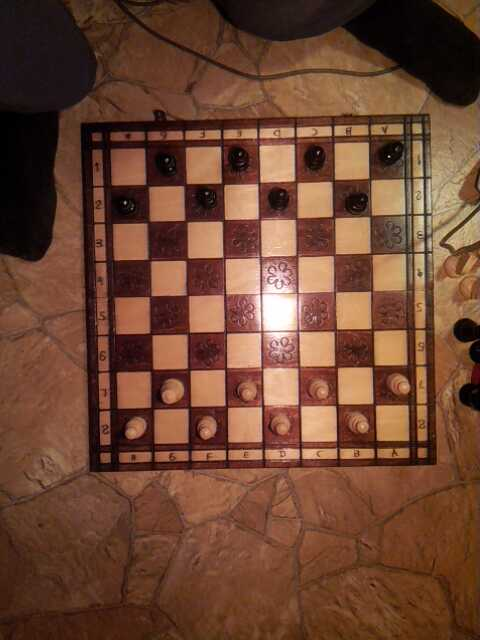
#> input picture Image/BW.jpg, 480 x 640 px
$ python -i splitBoard.py   (imports and definitions only)   (Python 2 division)   (older library calls are emulated)
#> lines starting #> are read from the running program, lines starting #| are printed output that depends on the picture; after the words box and inside, x2 and y2 are one past the last pixel; in counts of white or black regions, pixels touching at a corner belong together
#> further down, picture is the input picture: shape (640, 480, 3); mean B, G, R 49.9, 69.5, 109.4
### Game/basicStructs.py
import copy

import NXTprotocol.nxt as nxt


class Field:
    EMPTY = 0
    HU = 1
    HU_KING = 2
    AI = 3
    AI_KING = 4
    x = 0
    y = 0

    def __init__(self, pos):
        self.x = pos[0]
        self.y = pos[1]

    def __str__(self):
        return str([self.x, self.y])


boardCoords = [[x, y] for x in xrange(8) for y in xrange(8)]
nullPos = [-1, -1]
AIkingPos = [-2, -2]
HUkingPos = [-3, -3]


# [27 lines left out: functions humanFigure, AIFigure, gamer, empty, not called in this run]


class Board:
    Fields = []

    def __init__(self):
        self.Fields = [[Field.EMPTY for i in range(0, 8)] for j in range(0, 8)]

    # [8 lines left out: function __repr__, not called in this run]

    def set(self, x, y, what):
        self[x, y] = what

    def copy(self):
        return copy.deepcopy(self)

    def __getitem__(self, key):
        return self.Fields[key[0]][key[1]]

    def __setitem__(self, key, val):
        self.Fields[key[0]][key[1]] = val

    # [122 lines left out: functions swapSides, executeMove, possibleMoves, gameWon, equal, correctHumanMove and 2 more, not called in this run]


class Shift:
    src = Field([-2, -2])
    dst = Field([-2, -2]) #dummy constants

    # [4 lines left out: function __init__, not called in this run]

    def __repr__(self):
        return "\n(" + str(self.src) + " -> " + str(self.dst) + ")"

# [28 lines left out: functions fieldToString, movesListToString, send_moves_list, not called in this run]


class Move:
    moveList = []
    #def __init__(self, moves):
    #moveList.append(Shift(
    def add(self, s):
        self.moveList.append(s)


def addToList(_list, _num):
    return [x + _num for x in _list]


# [55 lines left out: functions kingBeats, kingBeatsHelper, kingMoves, not called in this run]


pawnBeatsTable = []


# [61 lines left out: functions pawnBeats, pawnBeatsHelper, pawnMoves, not called in this run]


# [2 lines that do not run on import are left out]

### Image/splitBoard.py
import cv2
import copy
import sys
import os
import numpy as np

sys.path.append("../Game")
import basicStructs as BS


class Field:
    # [4 lines left out: function __init__, not called in this run]


MousePoints = []


# [6 lines left out: function show_image, not called in this run]


class ImageProcess:
    def __init__(self):
        self.param1 = 70
        self.param2 = 15
        self.fields1 = self.fields2 = []
        self.FieldTable = [[1 for j in xrange(8)] for i in xrange(8)]
        # [todo] - do sth with treshold
        self.Threshold = [[0, 168.6261111111111, 0, 172.33210059171597, 0, 217.72415844838923, 0, 200],
                          [187.78032544378698, 0, 187.92987179487179, 0, 200.40472647392289, 0, 172.39933658374594, 0],
                          [0, 209.38461538461539, 0, 204.87850817718606, 0, 189.74725714990137, 0, 171.61686390532543],
                          [200, 0, 208.26701183431953, 0, 198.93121301775147, 0, 298.09615384615387, 0],
                          [0, 189.03825021132715, 0, 211.66642011834318, 0, 210.86545138888889, 0, 204.1508875739645],
                          [160.65898593165076, 0, 199.6301775147929, 0, 282.01529113247864, 0, 336.66124260355031, 0],
                          [0, 174.03994082840237, 0, 188.14557797971258, 0, 339.61908284023667, 0, 302.1010600907029],
                          [165.08341551610783, 0, 216.80029585798817, 0, 177.81878698224853, 0, 177.77144970414201,
                           0]]#[[0 for i in xrange(8)] for j in xrange(8)]
        self.splitPoints = [[481, 294], [861, 308], [467, 672], [847, 689]]

    # [9 lines left out: function calibratation, not called in this run]

    def addToCalibrate(self, img):
        self.loadImage(img)
        self.imageSplit()
        result = [[0 for i in xrange(8)] for j in xrange(8)]
        for i in xrange(8):
            for j in xrange(8):
                if (i + j) % 2 == 1:
                    #print [i, j]
                    self.Threshold[i][j] += (self.searchForPawn(self.FieldTable[i][j], [i, j], True) / 2.0)
        print self.Threshold


    def loadImage(self, image):
        self.img = image

    # [23 lines left out: functions mouseEvent, calibrate_board, not called in this run]

    def imageSplit(self):
        if len(self.splitPoints) != 4:
            print "Board not detected!"
            sys.exit(0)
        rows, cols, ch = self.img.shape
#> rows = 640; cols = 480; ch = 3
        pts1 = np.float32(self.splitPoints)
        pts2 = np.float32([[0, 0], [600, 0], [0, 600], [600, 600]])
        M = cv2.getPerspectiveTransform(pts1, pts2)
        self.trimmed = cv2.warpPerspective(self.img, M, (600, 600))
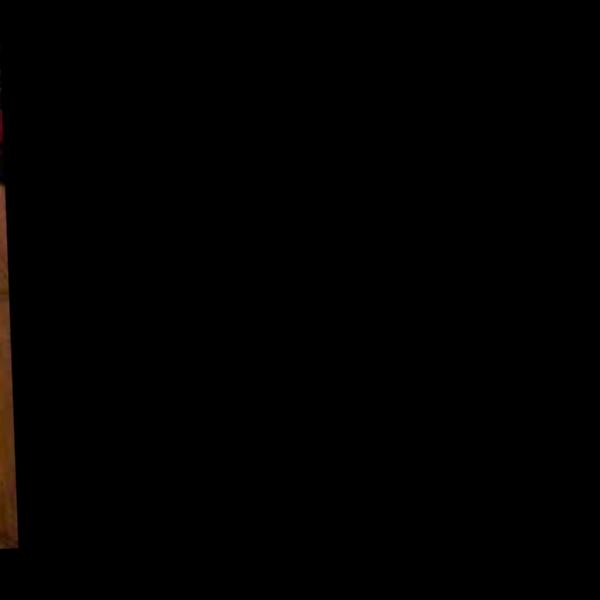
#> self.trimmed: shape (600, 600, 3); mean B, G, R 0.3, 0.6, 1.1
        points = []
        for i in range(1, 602, 75):
            for j in range(1, 602, 75):
                points.append([j, i])
        dic = {}
        for i in range(0, 9):
            for j in range(0, 9):
                dic[i, j] = points[9 * i + j]

        for i in xrange(8):
            for j in xrange(8):
                if (i + j) % 2 == 1:
                    x1 = dic[i, j][0]
                    y1 = dic[i, j][1]
                    x2 = dic[i + 1, j + 1][0]
                    y2 = dic[i + 1, j + 1][1]
                    self.FieldTable[i][j] = self.trimmed[y1:y2, x1:x2]
#> after the loop, self.FieldTable = 8 items
        for i in xrange(8):
            for j in xrange(8):
                x1 = dic[i, j][0]
                y1 = dic[i, j][1]
                x2 = dic[i + 1, j + 1][0]
                y2 = dic[i + 1, j + 1][1]
                cv2.circle(self.trimmed, (x1, y1), 2, (0, 0, 255))
                cv2.circle(self.trimmed, (x2, y2), 2, (0, 0, 255))
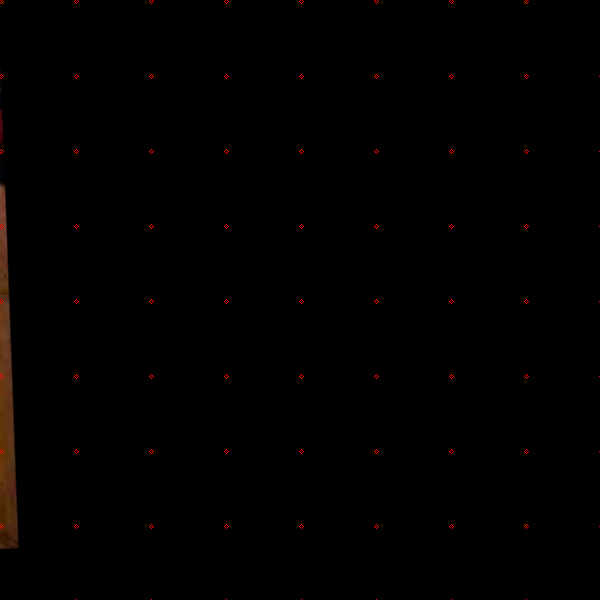
#> self.trimmed: shape (600, 600, 3); 0.14% of pixels changed, all inside (x1, y1, x2, y2) = (0, 0, 600, 600)

    # [34 lines left out: function frame_table, not called in this run]

    def searchForPawn(self, img, pos, returnColorValue=False):
        """function returns:
        0 - no figure
        1 - white
        -1 - black"""
        #global img
        #img2 = cv2.imread(r"C:\Users\rexina\Dropbox\AGH\MiTP\cz.jpg")
        img2 = cv2.cvtColor(img, cv2.COLOR_BGR2GRAY)
        img2 = cv2.medianBlur(img2, 7)
        #cimg = cv2.cvtColor(img,cv2.COLOR_GRAY2BGR)
        edges = cv2.GaussianBlur(img2, (3, 3), 0)
        edges = cv2.Canny(edges, 50, 100)

        x, dst = cv2.threshold(img2, 50, 255, cv2.THRESH_BINARY)
        #show_image(dst)
        #show_image(edges)

        circles = cv2.HoughCircles(edges, cv2.cv.CV_HOUGH_GRADIENT, 1, 20,
                                   param1=70,
                                   param2=20,
                                   minRadius=10,
                                   maxRadius=0)

        #print circles
        if circles is None or len(circles[0]) > 1:
            #print "NO_PAWN"
            return 0

        circles = np.uint16(np.around(circles))
        i = circles[0][0]

        d = int(i[2] / 1.6)
        x = i[0]
        y = i[1]
        cv2.rectangle(img, (x - d, y - d), (x + d, y + d), (0, 255, 0))
        sums = [0.0, 0.0, 0.0]
        divi = 0
        for row in dst[x - d:x + d, y - d:y + d]:
            for px in row:
                sums += px
                divi += 1

                #if divi != 0: sum = [i/divi for i in sum]
        try:
            sums /= divi
        except TypeError:
            print circles

        #print "|!!!| ", sums, divi

        suma = sums[0] + sums[1] + sums[2]
        #print "KOLOR: ",suma

        if returnColorValue:
            return suma
            #print pos," -> ",suma,"\t|\t",self.Threshold[pos[0]][pos[1]]
        #print "suma =",suma
        if suma > 700:#self.Threshold[pos[0]][pos[1]]:
            #print "WHITE PAWN"
            cv2.circle(img, (i[0], i[1]), i[2], (0, 255, 0), 2)
            cv2.circle(img, (i[0], i[1]), 2, (0, 0, 255), 3)

        else:
            #print "BLACK PAWN"
            cv2.circle(img, (i[0], i[1]), i[2], (0, 0, 255), 2)
            cv2.circle(img, (i[0], i[1]), 2, (0, 0, 255), 3)

        #cv2.imshow('detected circles', img)
        #cv2.waitKey(0)
        #cv2.destroyAllWindows()

        if suma > 700:##self.Threshold[pos[0]][pos[1]]:
            return 1
        else:
            return -1


drawing = False
ix = iy = 0


# [4 lines left out: function take_photo, not called in this run]


# [29 lines not run here, left out]

>>> import cv2
>>> picture = cv2.imread('BW.jpg')
>>> result = ImageProcess().addToCalibrate(picture)
#> the loop in addToCalibrate, `for i in xrange(8):` made 8 passes
#> pass 1, in searchForPawn, `img2 = cv2.cvtColor(img, cv2.COLOR_BGR2GRAY)`:
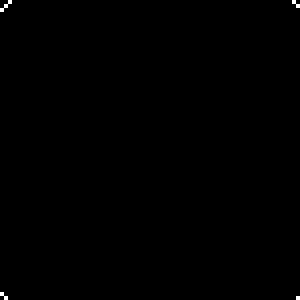
#> img2: shape (75, 75) (shown 4 times larger); values 0 (black) and 76 (white), 0.14% white in thin lines or dots
#> (printed output is left out)

$ run again, on Image/b - Copy.jpg
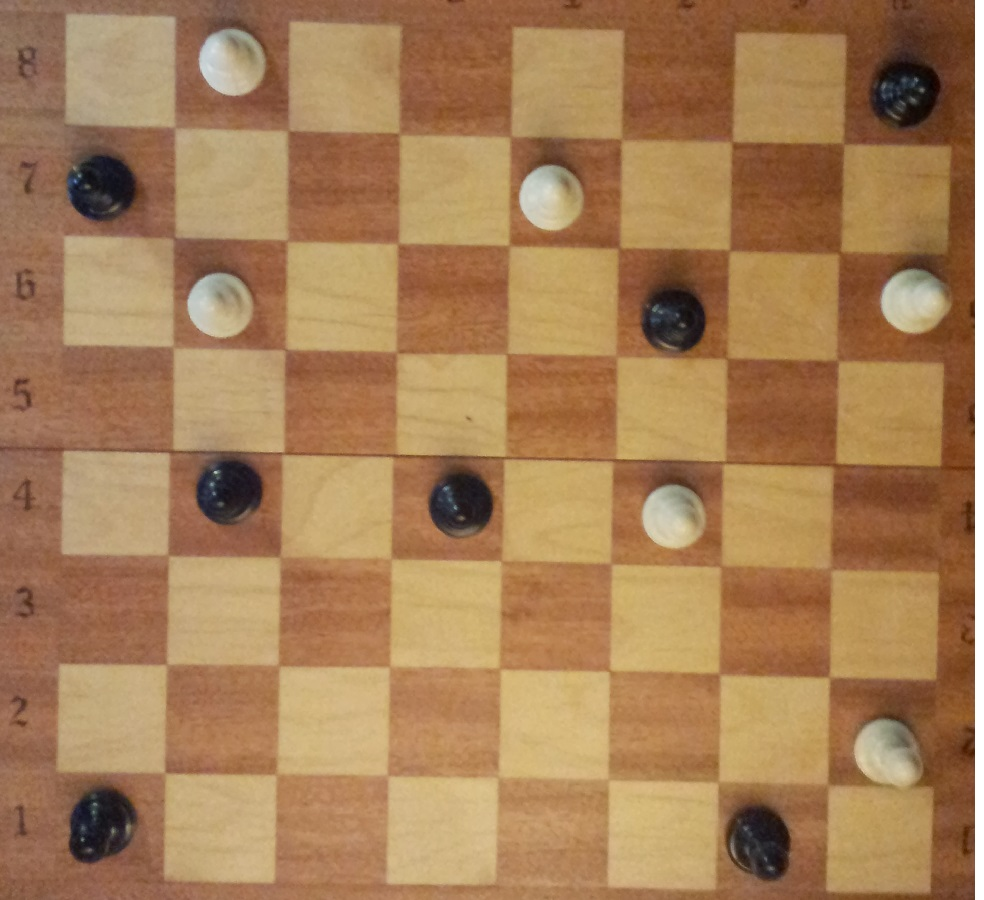
#> input picture Image/b - Copy.jpg, 984 x 900 px
#> picture is the input picture: shape (900, 984, 3); mean B, G, R 86.7, 127.3, 166.8
#> after the loop in imageSplit, `for i in xrange(8):`: self.FieldTable = 8 items
#> after the loop in imageSplit, `for i in xrange(8):`:
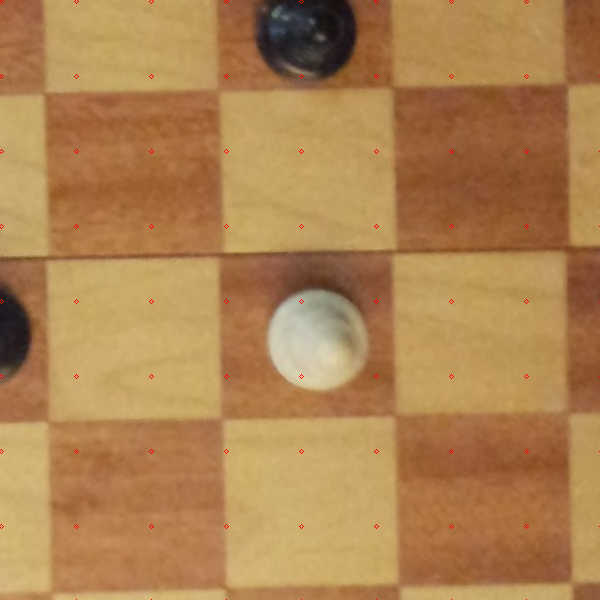
#> self.trimmed: shape (600, 600, 3); mean B, G, R 81.1, 131, 174.6
#> the loop in addToCalibrate, `for i in xrange(8):` made 8 passes
#> pass 1, in searchForPawn, `img2 = cv2.cvtColor(img, cv2.COLOR_BGR2GRAY)`:
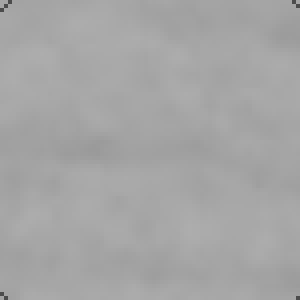
#> img2: shape (75, 75) (shown 4 times larger); min 76, max 173, mean 165.4
#> (printed output is left out)
